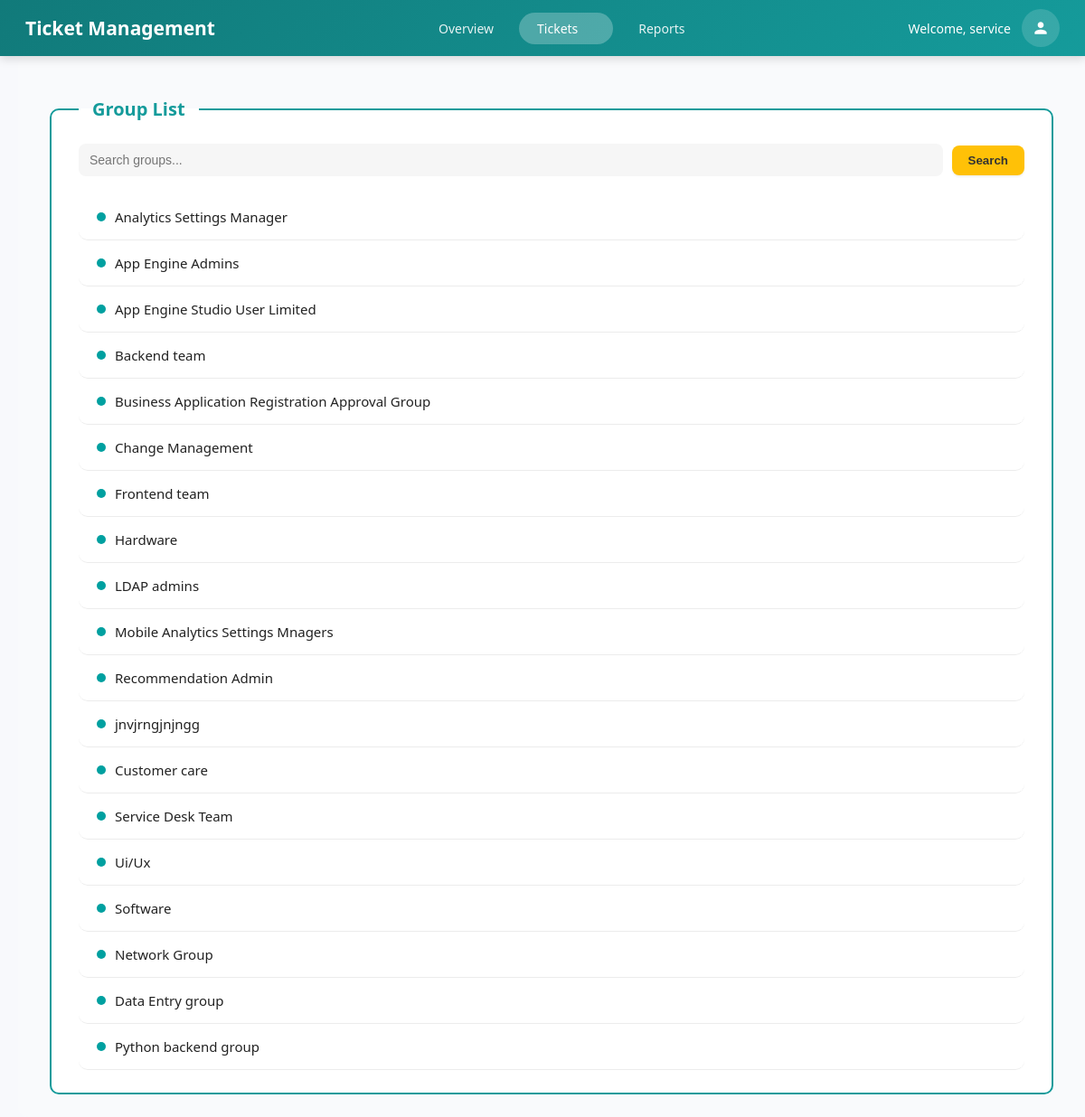
Screenshot of /assigned (signed in) with the database file from the repository.
### servicedeskapp/models.py (models this page shows, shortened)
class Assignment_Group(models.Model):
    name=models.CharField(max_length=100,null=True,blank=True)
    group_email=models.EmailField(max_length=100,null=True,blank=True)
    manager=models.CharField(max_length=100,null=True,blank=True)
    parent=models.CharField(max_length=100,null=True,blank=True)
    description=models.TextField(null=True,blank=True)

### servicedeskapp/views.py (the view)
# urls.py: path('assigned',views.assigned_group,name='assigned'),
def assigned_group(request):
    add=Assignment_Group.objects.all()
    source_page = request.GET.get('source_page')
    ticket_id = request.GET.get('ticket_id')
    context={
        'add':add,
        'source_page':source_page,
        'ticket_id':ticket_id,
    }
    return render(request,'tickets/assigned_group.html',context)

### servicedeskapp/templates/tickets/assigned_group.html (shortened to what this page needs)
{% load static %}
<!DOCTYPE html>
<html lang="en">
<head>
  <link rel="stylesheet" href="{% static 'assigned_group.css' %}">
</head>
<body>
<div class="main-layout">
  <div class="topbar">
    <div class="topbar-brand">Ticket Management</div>
    <nav class="topbar-nav">
        <a href="{% url 'overview' %}">Overview</a>
        <div class="topbar-dropdown-container">
        <a href="{% url 'dashboard' %}" class="active topbar-dropdown-toggle">
            Tickets <span class="dropdown-arrow">▼</span>
        </a>
    </div>
        <a href="{% url 'reports' %}">Reports</a>
    </nav>
     <div class="topbar-user">
        <span>Welcome, {{ request.session.name|default:request.session.username }}</span>
    <div class="profile-dropdown">
        <button class="profile-btn" title="User Menu">
            <svg class="profile-icon" viewBox="0 0 24 24" fill="currentColor">
                <path d="M12 12c2.21 0 4-1.79 4-4s-1.79-4-4-4-4 1.79-4 4 1.79 4 4 4zm0 2c-2.67 0-8 1.34-8 4v2h16v-2c0-2.66-5.33-4-8-4z"/>
            </svg>
        </button>
    </div>
</div>
</div>
     <div class="content-area">
         <fieldset class="group-list-fieldset">
            <legend>Group List</legend>
      <div class="search-bar">
        <input type="text" id="searchInput" placeholder="Search groups..." onkeyup="searchGroups()">
        <button>Search</button>
      </div>
      {% for group in add %}
      <div class="group-items">
          {% if source_page == 'update' and ticket_id %}
            <a href="{% url 'update' ticket_id %}?assignment_group={{ group.name }}" class="group-left">
          {% else %}
            <a href="{% url 'create' %}?assignment_group={{ group.name }}" class="group-left">
          {% endif %}
          <span class="dot"></span>
          <span class="group-name">{{ group.name }}</span>
        </a>
      </div>
      {% endfor %}
         </fieldset>
  </div>
</div>
</body>
</html>

### servicedeskapp/static/assigned_group.css (style rules this page uses)
:root { --primary: #159b9b; --primary-dark: #0d8383; --red: #e74c3c; --green: #16b28b; --light-bg: #f8f9fc; --border: #d2e8ed; }
* { margin:0; padding:0; box-sizing:border-box; }
body { font-family: 'Segoe UI', Tahoma, Geneva, Verdana, sans-serif; background: var(--light-bg); color: #333; font-size: 14px; margin: 0; }
.topbar { height: 62px; background: linear-gradient(135deg, #117a7a, #159b9b); color: white; display: flex; align-items: center; justify-content: space-between; padding: 0 28px; box-shadow: 0 3px 10px rgba(0,0,0,0.15); position: sticky; top: 0; z-index: 1000; }
.topbar-brand { font-size: 21px; font-weight: 700; }
.topbar-nav { display: flex; gap: 8px; flex: 1; justify-content: center; }
.topbar-nav a { color: rgba(255,255,255,0.9); text-decoration: none; padding: 8px 20px; border-radius: 20px; font-weight: 500; transition: all 0.2s; }
.topbar-nav a:hover, .topbar-nav a.active { background: rgba(255,255,255,0.25); color: white; }
.topbar-user { display: flex; align-items: center; gap: 12px; font-size: 14px; }
.content-area { flex: 1; background-color: #f9fafc; margin-left: 20px; border-radius: 12px; padding: 25px 35px; box-shadow: 0 4px 12px rgba(0, 0, 0, 0.05); overflow-y: auto; }
.search-bar { display: flex; align-items: center; gap: 10px; margin-bottom: 20px; }
.search-bar input { flex: 1; padding: 10px 12px; border: none; border-radius: 8px; background-color: #f6f6f6; font-size: 14px; outline: none; }
.search-bar button { background-color: #ffc107; border: none; color: #333; font-weight: 600; padding: 9px 18px; border-radius: 8px; cursor: pointer; transition: 0.2s; box-shadow: 0 2px 2px rgba(0, 0, 0, 0.05); }
.group-items { background: #ffffff; border-bottom: 1px solid #ececec; padding: 15px 20px; width: 100%; box-sizing: border-box; border-radius: 10px; transition: background-color 0.2s ease; display: flex; justify-content: space-between; align-items: center; }
.group-left { display: flex; align-items: center; gap: 10px; width: 100%; text-decoration: none; color: #222; flex-grow: 1; }
.dot { width: 10px; height: 10px; background-color: #00a0a0; border-radius: 50%; flex-shrink: 0; }
.group-name { font-size: 15px; font-weight: 500; transition: color 0.2s; }
.content-area { background-color: #f9fafc; box-shadow: none; }
.group-list-fieldset { border: 2px solid #159b9b; border-radius: 10px; padding: 25px 30px; margin-top: 20px; background-color: #ffffff; }
.group-list-fieldset legend { font-size: 20px; font-weight: 600; color: #159b9b; padding: 0 15px; }
.topbar-dropdown-container { position: relative; display: inline-block; flex-shrink: 0; }
.topbar-dropdown-toggle { display: flex; align-items: center; gap: 4px; height: 100%; }
.profile-dropdown { position: relative; display: inline-block; }
.profile-btn { background: rgba(255,255,255,0.15); border: none; border-radius: 50%; width: 42px; height: 42px; display: flex; align-items: center; justify-content: center; color: white; cursor: pointer; transition: all 0.2s; position: relative; }
.profile-icon { width: 20px; height: 20px; color: white; }

### rows the page displays
Assignment_Group: name "Analytics Settings Manager"
Assignment_Group: name "App Engine Admins"
Assignment_Group: name "App Engine Studio User Limited"
Assignment_Group: name "Backend team"
Assignment_Group: name "Business Application Registration Approval Group"
Assignment_Group: name "Change Management"
Assignment_Group: name "Frontend team"
Assignment_Group: name "Hardware"
Assignment_Group: name "LDAP admins"
Assignment_Group: name "Mobile Analytics Settings Mnagers"
Assignment_Group: name "Recommendation Admin"
Assignment_Group: name "jnvjrngjnjngg"
Assignment_Group: name "Customer care"
Assignment_Group: name "Service Desk Team"
Assignment_Group: name "Ui/Ux"
Assignment_Group: name "Software"
Assignment_Group: name "Network Group"
Assignment_Group: name "Data Entry group"
Assignment_Group: name "Python backend group"

### other values shown
{{ request.session.name|default:request.session.username }} "service"
